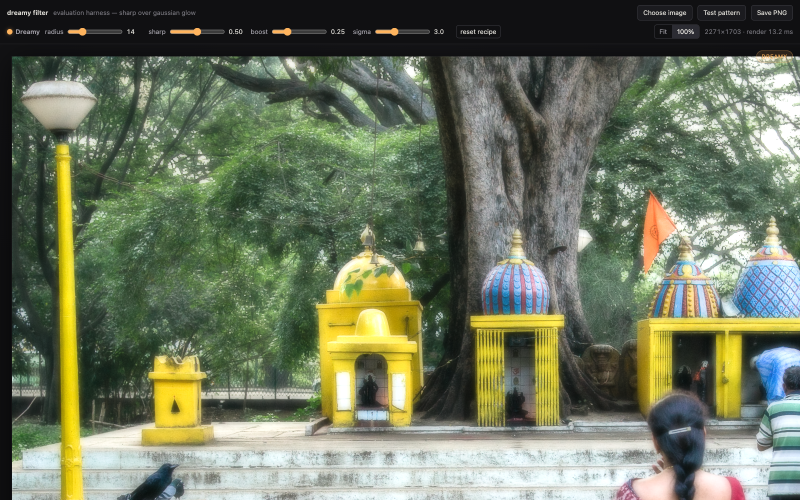
#> input picture bloom/shots/dreamy-filter-100pct.png, 1600 x 1000 px, given in place of 1104-205240-128_d33cb0dbd217_529ba189-browser-screenshot.png, which was not available (shown at 1/2 size)
$ python dreamy_verify1to1.py
#> lines starting #> are read from the running program, lines starting #| are printed output that depends on the picture
import sys
import numpy as np
sys.path.insert(0, "/Users/home/DEV/tools/manorama/.work")
from dreamy_ref import load_src, dreamy
from PIL import Image
from scipy.ndimage import gaussian_filter1d, gaussian_filter

ON = "/Users/home/.minimax/v2/assets/2026/11/04/20-52-40-128-asset_20261104-205240-128_d33cb0dbd217_529ba189-browser-screenshot.png"
OFF = "/Users/home/.minimax/v2/assets/2026/11/04/20-52-59-424-asset_20261104-205259-424_251a6efd2fe0_985855f2-browser-screenshot.png"

on = np.asarray(Image.open(ON).convert("RGB"), dtype=np.float32)
off = np.asarray(Image.open(OFF).convert("RGB"), dtype=np.float32)
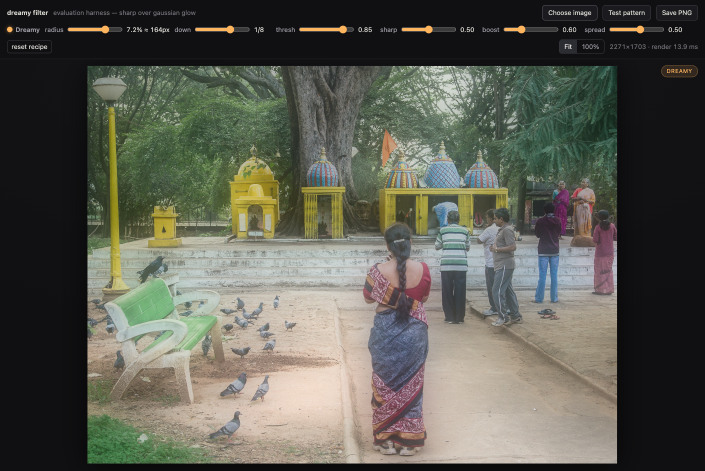
#> input picture bloom/shots/dreamy-filter-bloom-164px.png, 1410 x 941 px, given in place of 1104-205259-424_251a6efd2fe0_985855f2-browser-screenshot.png, which was not available (shown at 1/2 size)
X_L, Y_TOP = 45, 263          # canvas origin in device px (DPR 2, 100% zoom)

def crop(a):
    return a[Y_TOP:, X_L:]
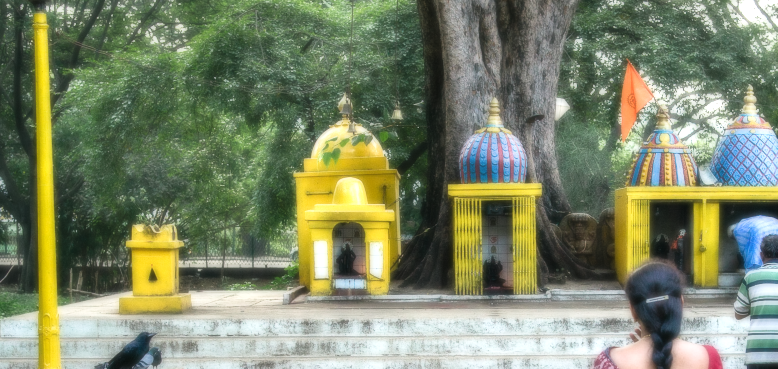
#> returned value: shape (737, 1555, 3) float32 (shown at 1/2 size); mean of channels 0, 1, 2 125.4, 134.5, 105; drawn as R, G, B

d_dev = crop(on) - crop(off)
#> in crop (call 2), `return a[Y_TOP:, X_L:]`:
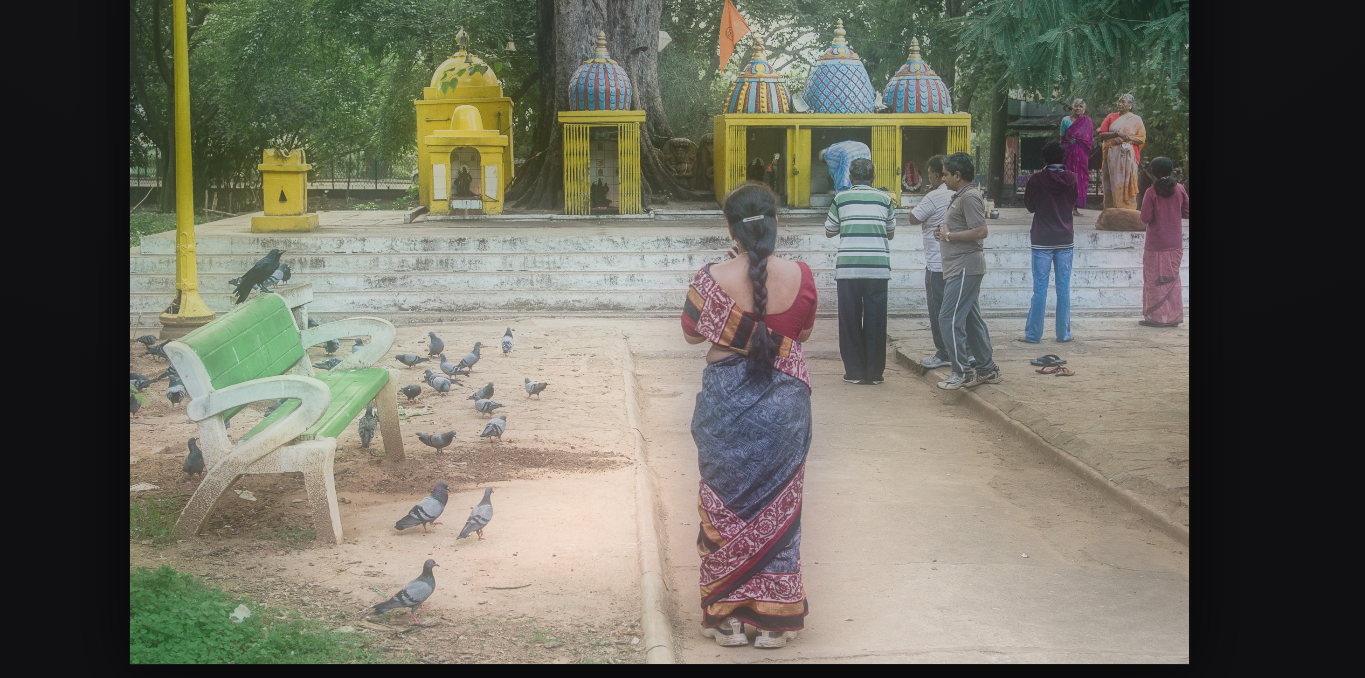
#> returned value: shape (678, 1365, 3) float32; mean of channels 0, 1, 2 110.8, 109.5, 97.5; drawn as R, G, B
#> (the run stopped early here; a loop or call above may not have finished)
